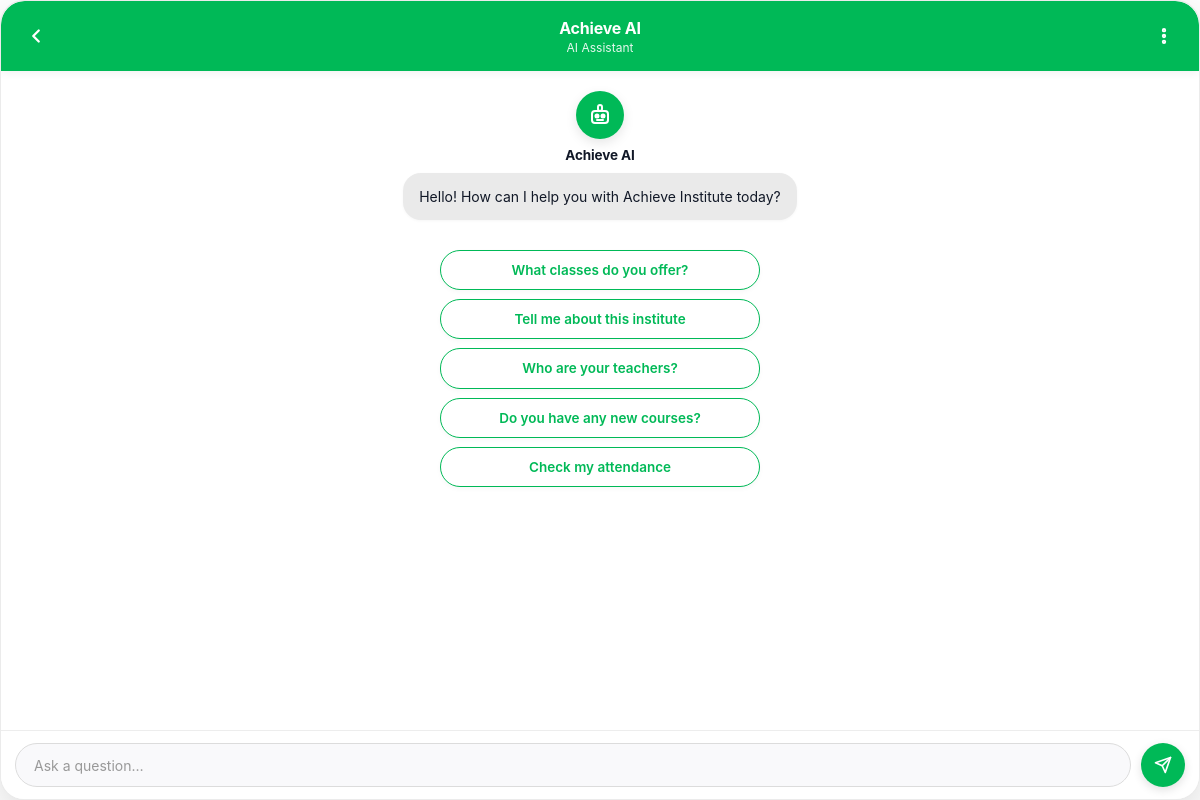
The app's page /chat.php with its own data.
### tables this page shows
CREATE TABLE ai_assistants (
    id INT UNSIGNED NOT NULL AUTO_INCREMENT,
    institute_id INT UNSIGNED NULL,
    name VARCHAR(255) NOT NULL,
    description TEXT NULL,
    purpose TEXT NULL,
    welcome_message TEXT NULL,
    enabled TINYINT(1) NOT NULL DEFAULT 1,
    theme_primary_color VARCHAR(20) DEFAULT '#00B957',
    theme_secondary_color VARCHAR(20) DEFAULT '#F3F4F6',
    theme_text_color VARCHAR(20) DEFAULT '#111827',
    theme_header_text_color VARCHAR(20) DEFAULT '#FFFFFF',
    user_bubble_color VARCHAR(20) DEFAULT '#ECFDF3',
    assistant_bubble_color VARCHAR(20) DEFAULT '#EAEAEA',
    chat_background_color VARCHAR(20) DEFAULT '#FFFFFF',
    starter_messages TEXT NULL,
    header_subtitle VARCHAR(255) DEFAULT 'AI Assistant',
    pre_chat_enabled TINYINT(1) NOT NULL DEFAULT 0,
    pre_chat_message TEXT NULL,
    pre_chat_delay INT UNSIGNED NOT NULL DEFAULT 3,
    pre_chat_display_mode VARCHAR(20) NOT NULL DEFAULT 'always',
    created_at DATETIME NOT NULL DEFAULT CURRENT_TIMESTAMP,
    updated_at DATETIME NOT NULL DEFAULT CURRENT_TIMESTAMP ON UPDATE CURRENT_TIMESTAMP,
    PRIMARY KEY (id),
    CONSTRAINT fk_assistant_institute
        FOREIGN KEY (institute_id) REFERENCES ai_assistant_institutes(id)
        ON DELETE SET NULL
);

### src/Env.php (called while the page is built, shortened)
<?php
final class Env
{
    private static array $values = [];
    public static function get(string $key, ?string $default = null): ?string
    {
        $value = getenv($key);
        if ($value !== false) {
            return $value;
        }
        return self::$values[$key] ?? $default;
    }
    public static function bool(string $key, bool $default = false): bool
    {
        $value = self::get($key);
        return filter_var($value, FILTER_VALIDATE_BOOL);
    }
}

### bootstrap.php (called while the page is built, shortened)
<?php
require_once APP_ROOT . '/src/Env.php';
require_once APP_ROOT . '/src/Database.php';
require_once APP_ROOT . '/src/AssistantRepository.php';
function ai_base_path(): string
{
    $base = Env::get('APP_BASE_PATH', '/');
    return rtrim($base, '/');
}

### src/AssistantRepository.php (called while the page is built, shortened)
<?php
final class AssistantRepository
{
    public function getByWidgetKey(string $widgetKey): ?array
    {
        $widgetKey = trim($widgetKey);
        $stmt = $this->pdo->prepare(
            'SELECT a.*,
                    i.id AS institute_id,
                    i.name AS institute_name,
                    i.public_widget_key,
                    i.is_active AS institute_active,
                    i.allowed_domains
             FROM ai_assistants a
             INNER JOIN ai_assistant_institutes i ON i.id = a.institute_id
             WHERE i.public_widget_key = ?
             LIMIT 1'
        );
        $stmt->execute([$widgetKey]);
        $row = $stmt->fetch();
        return is_array($row) ? $row : null;
    }
}

### src/Database.php (called while the page is built, shortened)
<?php
final class Database
{
    private static ?PDO $pdo = null;
    public static function connection(): PDO
    {
        $host = Env::get('AI_DB_HOST', '127.0.0.1');
        $port = Env::get('AI_DB_PORT', '3306');
        $name = Env::get('AI_DB_NAME', 'getmore_ai');
        $user = Env::get('AI_DB_USER', 'root');
        $pass = Env::get('AI_DB_PASSWORD', '');
        $dsn = sprintf(
            'mysql:host=%s;port=%s;dbname=%s;charset=utf8mb4',
            $host,
            $port,
            $name
        );
        self::$pdo = new PDO($dsn, $user, $pass, [
            PDO::ATTR_ERRMODE => PDO::ERRMODE_EXCEPTION,
            PDO::ATTR_DEFAULT_FETCH_MODE => PDO::FETCH_ASSOC,
            PDO::ATTR_EMULATE_PREPARES => false,
        ]);
        return self::$pdo;
    }
}

### chat.php (the view, shortened to what this page needs)
<?php
require_once __DIR__ . '/bootstrap.php';
$base = ai_base_path();
$isDev = Env::bool('DEV_MODE', false);
$widgetKey = trim((string) ($_GET['assistant'] ?? ''));
if ($widgetKey === '' && $isDev) {
    $widgetKey = 'pk_achieve_72af8391';
}
$assistant = null;
if ($widgetKey === '') {
    $errorMessage = 'This assistant is currently unavailable.';
} else {
    try {
        $repository = new AssistantRepository(Database::connection());
        $assistant = $repository->getByWidgetKey($widgetKey);
    } catch (Throwable $e) {
        $errorMessage = 'This assistant is currently unavailable.';
    }
}
    ?>
    <?php
$enabled = !empty($assistant['enabled']);
$themePrimaryColor = (string) ($assistant['theme_primary_color'] ?? '#00B957');
$themeTextColor = (string) ($assistant['theme_text_color'] ?? '#111827');
$themeHeaderTextColor = (string) ($assistant['theme_header_text_color'] ?? '#FFFFFF');
$userBubbleColor = (string) ($assistant['user_bubble_color'] ?? '#ECFDF3');
$assistantBubbleColor = (string) ($assistant['assistant_bubble_color'] ?? '#EAEAEA');
$chatBgColor = (string) ($assistant['chat_background_color'] ?? '#FFFFFF');
$headerSubtitle = (string) ($assistant['header_subtitle'] ?? 'AI Assistant');
$preChatEnabled = !empty($assistant['pre_chat_enabled']);
$preChatMessage = (string) ($assistant['pre_chat_message'] ?? '');
$preChatDelay = isset($assistant['pre_chat_delay']) ? (int) $assistant['pre_chat_delay'] : 3;
$preChatDisplayMode = (string) ($assistant['pre_chat_display_mode'] ?? 'always');
$starterMessages = [];
if (!empty($assistant['starter_messages'])) {
    $decoded = json_decode((string) $assistant['starter_messages'], true);
    if (is_array($decoded)) {
        $starterMessages = $decoded;
    }
}
?>
<!doctype html>
<html lang="en">
<head>
    <link rel="stylesheet" href="<?= htmlspecialchars($base) ?>/assets/chat.css">
</head>
<body>
<div
    class="chat-shell"
    data-api-url="<?= htmlspecialchars($base) ?>/api/chat.php"
    data-assistant-key="<?= htmlspecialchars($widgetKey) ?>"
    data-enabled="<?= $enabled ? '1' : '0' ?>"
    data-primary-color="<?= htmlspecialchars($themePrimaryColor) ?>"
    data-admin-primary="<?= htmlspecialchars($themePrimaryColor) ?>"
    data-admin-header-text="<?= htmlspecialchars($themeHeaderTextColor) ?>"
    data-admin-bg="<?= htmlspecialchars($chatBgColor) ?>"
    data-admin-user-bubble="<?= htmlspecialchars($userBubbleColor) ?>"
    data-admin-assistant-bubble="<?= htmlspecialchars($assistantBubbleColor) ?>"
    data-admin-text="<?= htmlspecialchars($themeTextColor) ?>"
    data-pre-chat-enabled="<?= $preChatEnabled ? '1' : '0' ?>"
    data-pre-chat-message="<?= htmlspecialchars($preChatMessage) ?>"
    data-pre-chat-delay="<?= $preChatDelay ?>"
    data-pre-chat-display-mode="<?= htmlspecialchars($preChatDisplayMode) ?>"
>
    <header class="chat-header">
        <button type="button" class="header-icon-btn" id="header-back-btn" aria-label="Back">
            <svg width="22" height="22" viewBox="0 0 24 24" fill="none" stroke="currentColor" stroke-width="2.5" stroke-linecap="round" stroke-linejoin="round">
                <path d="M15 18l-6-6 6-6"/>
            </svg>
        </button>
        <div class="header-info">
            <strong class="header-name"><?= htmlspecialchars((string) $assistant['name']) ?></strong>
            <span class="header-subtitle"><?= htmlspecialchars($headerSubtitle) ?></span>
        </div>
        <div class="header-menu-wrap">
            <button type="button" class="header-icon-btn" id="header-menu-btn" aria-label="Menu" aria-expanded="false" aria-haspopup="true">
                <svg width="20" height="20" viewBox="0 0 24 24" fill="none" stroke="currentColor" stroke-width="2.2" stroke-linecap="round" stroke-linejoin="round">
                    <circle cx="12" cy="12" r="1.5"/>
                    <circle cx="12" cy="5" r="1.5"/>
                    <circle cx="12" cy="19" r="1.5"/>
                </svg>
            </button>
        </div>
    </header>
    <main id="messages" class="messages">
        <div class="assistant-intro welcome-message">
            <div class="assistant-avatar" aria-hidden="true">
            </div>
            <div class="assistant-intro-name"><?= htmlspecialchars((string) $assistant['name']) ?></div>
            <div class="bubble assistant-bubble welcome-bubble">
            </div>
        </div>
        <?php if ($starterMessages !== []): ?>
            <div id="starter-buttons" class="starter-buttons">
                <?php foreach ($starterMessages as $starter): ?>
                    <button type="button" class="starter-btn" data-message="<?= htmlspecialchars((string) $starter) ?>">
                        <?= htmlspecialchars((string) $starter) ?>
                    </button>
                <?php endforeach; ?>
            </div>
        <?php endif; ?>
    </main>
    <form id="chat-form" class="composer" autocomplete="off">
        <input
            id="chat-input"
            maxlength="2000"
            placeholder="Ask a question…"
            <?= $enabled ? '' : 'disabled' ?>
        >
        <button type="submit" id="chat-send-btn" aria-label="Send message" <?= $enabled ? '' : 'disabled' ?>>
            <svg width="18" height="18" viewBox="0 0 24 24" fill="none" stroke="currentColor" stroke-width="2.2" stroke-linecap="round" stroke-linejoin="round">
                <line x1="22" y1="2" x2="11" y2="13"/>
                <polygon points="22 2 15 22 11 13 2 9 22 2"/>
            </svg>
        </button>
    </form>
</div>
</body>
</html>

### records on screen
ai_assistants: name "Achieve AI", header_subtitle "AI Assistant", starter_messages "What classes do you offer?", starter_messages "Tell me about this institute", starter_messages "Who are your teachers?", starter_messages "Do you have any new courses?", starter_messages "Check my attendance"
